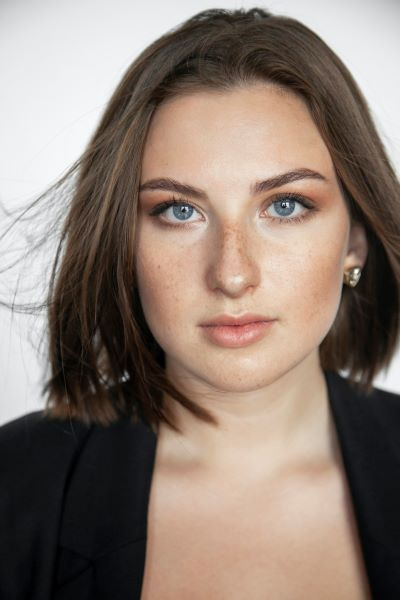
#> input picture 1.jpg, 400 x 600 px, given in place of the camera
$ python test.py
#> lines starting #> are read from the running program, lines starting #| are printed output that depends on the picture; after the words box and inside, x2 and y2 are one past the last pixel; in counts of white or black regions, pixels touching at a corner belong together
import numpy as np
import cv2

#cap = cv2.VideoCapture('C:/Users/user/Downloads/Video/slow_traffic_small.mp4')
cap = cv2.VideoCapture(0)
# take first frame of the video
ret,frame = cap.read()
#> frame is the input picture: shape (600, 400, 3); mean B, G, R 114.7, 125, 140.8

# setup initial location of window
# r,h,c,w - region of image
#           simply hardcoded the values
r,h,c,w = 200,100,300,100
track_window = (c,r,w,h)

# set up the ROI for tracking
roi = frame[r:r+h, c:c+w]
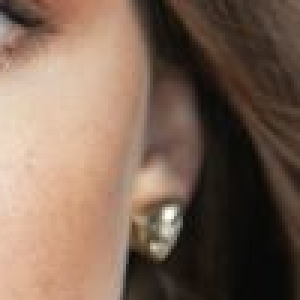
#> roi: shape (100, 100, 3) (shown 3 times larger); mean B, G, R 85.2, 101.1, 124.6
hsv_roi =  cv2.cvtColor(frame, cv2.COLOR_BGR2HSV)
#> hsv_roi: shape (600, 400, 3); mean H, S, V 45.3, 64.5, 142.1
mask = cv2.inRange(hsv_roi, np.array((0., 60.,32.)), np.array((180.,255.,255.)))
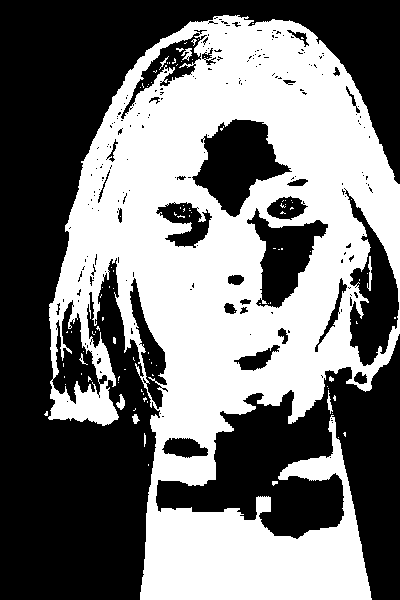
#> mask: shape (600, 400); 46.4% white; 104 white regions (93 under 20 px), largest, box (x1, y1, x2, y2) and area: (48, 15, 400, 600) 110490, (367, 256, 372, 291) 88, (116, 394, 125, 410) 80
roi_hist = cv2.calcHist([hsv_roi],[0],mask,[180],[0,180])
#> roi_hist = 180 values, max 28394 at index 13, min 0 at index 24, mean 618.4
cv2.normalize(roi_hist,roi_hist,0,255,cv2.NORM_MINMAX)

# Setup the termination criteria, either 10 iteration or move by at least 1 pt
term_crit = ( cv2.TERM_CRITERIA_EPS | cv2.TERM_CRITERIA_COUNT, 10, 1 )

while(1):
    ret ,frame = cap.read()

    if ret == True:
        hsv = cv2.cvtColor(frame, cv2.COLOR_BGR2HSV)
        dst = cv2.calcBackProject([hsv],[0],roi_hist,[0,180],1)
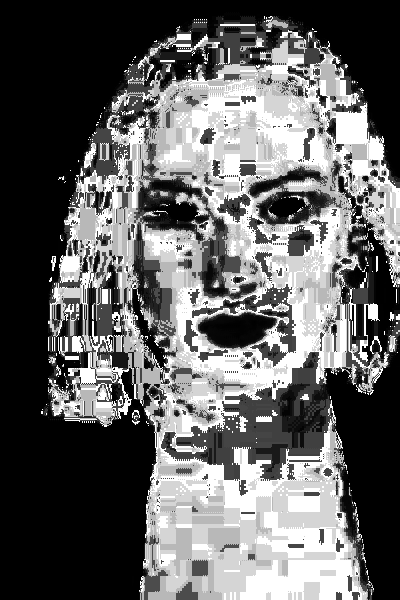
#> dst: shape (600, 400); min 0, max 255, mean 99.3

        # apply meanshift to get the new location
        ret, track_window = cv2.meanShift(dst, track_window, term_crit)
#> ret = 10; track_window = (258, 210, 100, 100)

        # Draw it on image
        x,y,w,h = track_window
#> x = 258; y = 210; w = 100; h = 100
        img2 = cv2.rectangle(frame, (x,y), (x+w,y+h), 255,2)
        cv2.imshow('img2',img2)

        k = cv2.waitKey(60) & 0xff
#> (key Esc is pressed here)
        if k == 27:
            break
        else:
            cv2.imwrite(chr(k)+".jpg",img2)

    else:
        break

cv2.destroyAllWindows()
cap.release()

$ run again, on 11.jpg
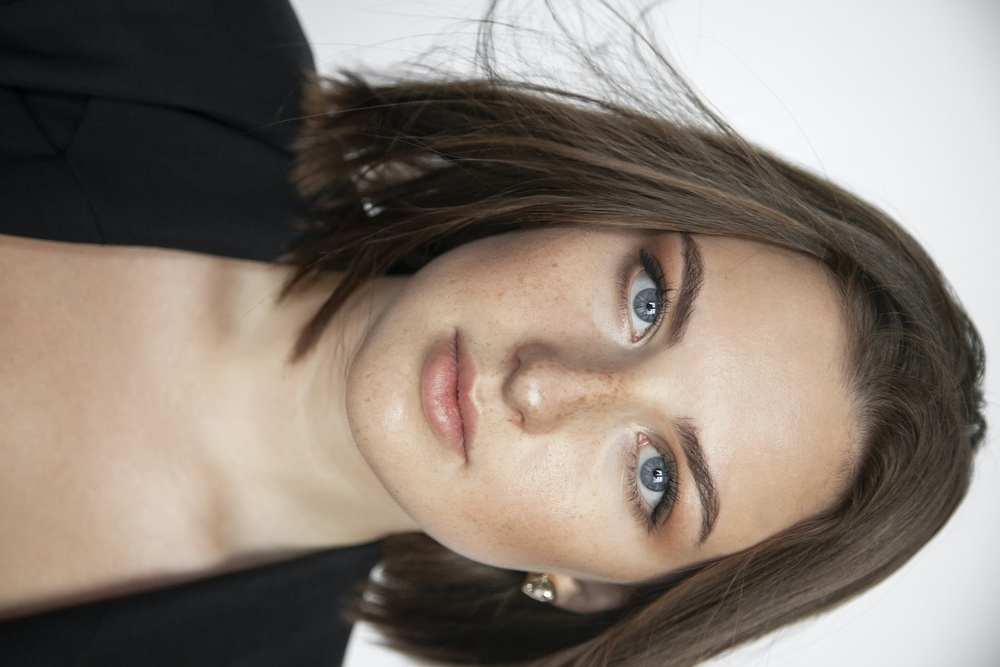
#> input picture 11.jpg, 1000 x 667 px, shrunk from 1500 x 1000 before the run, given in place of the camera
#> frame is the input picture: shape (667, 1000, 3); mean B, G, R 117, 126.7, 138.1
#> hsv_roi: shape (667, 1000, 3); mean H, S, V 46.5, 48, 139.1
#> `mask = cv2.inRange(hsv_roi, np.array((0., 60.,32.)), np.array((180.,25..`:
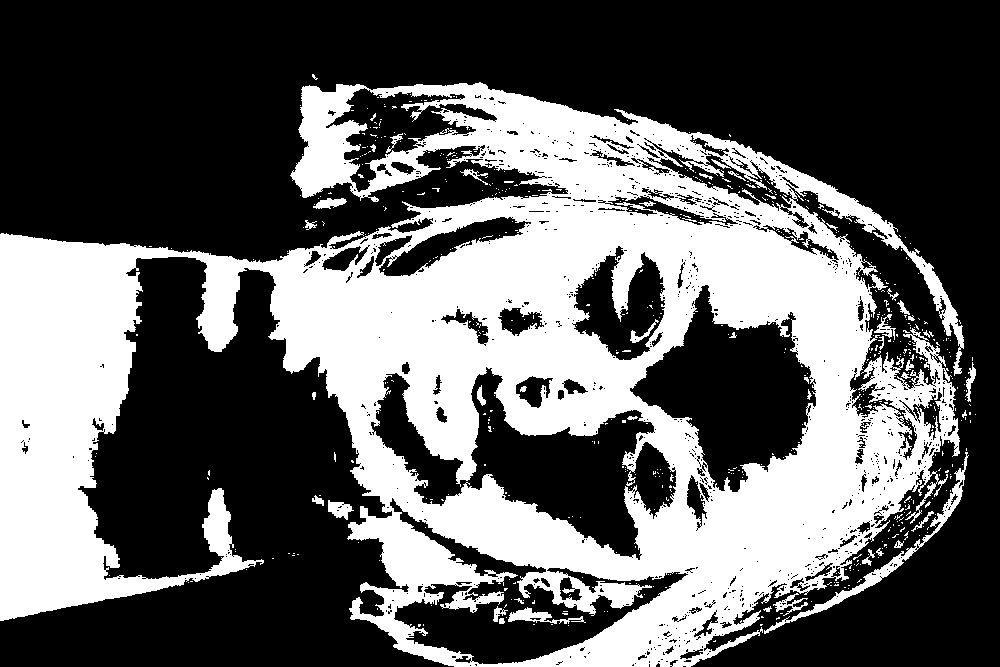
#> mask: shape (667, 1000); 37.9% white; 597 white regions (554 under 20 px), largest, box (x1, y1, x2, y2) and area: (0, 82, 964, 667) 246126, (764, 452, 969, 634) 1885, (508, 607, 586, 624) 495
#> roi_hist = 180 values, max 60358 at index 13, min 0 at index 27, mean 1405.2
#> `dst = cv2.calcBackProject([hsv],[0],roi_hist,[0,180],1)`:
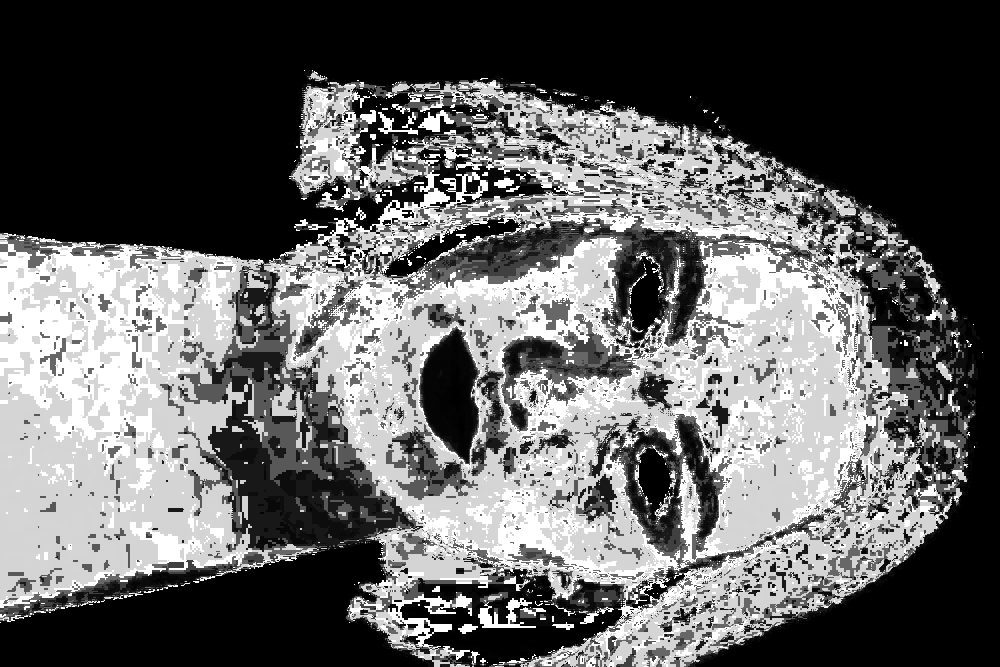
#> dst: shape (667, 1000); min 0, max 255, mean 98.5
#> ret = 10; track_window = (302, 244, 100, 100)
#> x = 302; y = 244; w = 100

$ run again, on 12.jpg
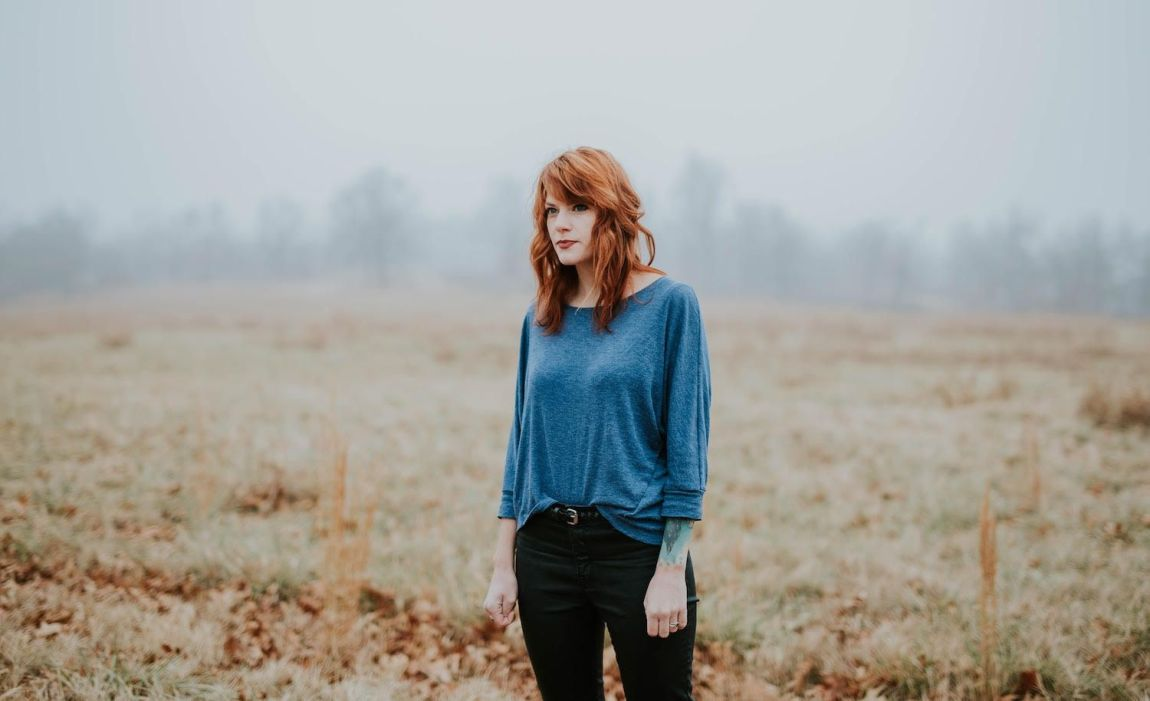
#> input picture 12.jpg, 1150 x 701 px, given in place of the camera
#> frame is the input picture: shape (701, 1150, 3); mean B, G, R 156.3, 162.3, 163.4
#> hsv_roi: shape (701, 1150, 3); mean H, S, V 57.9, 50.7, 174.5
#> `mask = cv2.inRange(hsv_roi, np.array((0., 60.,32.)), np.array((180.,25..`:
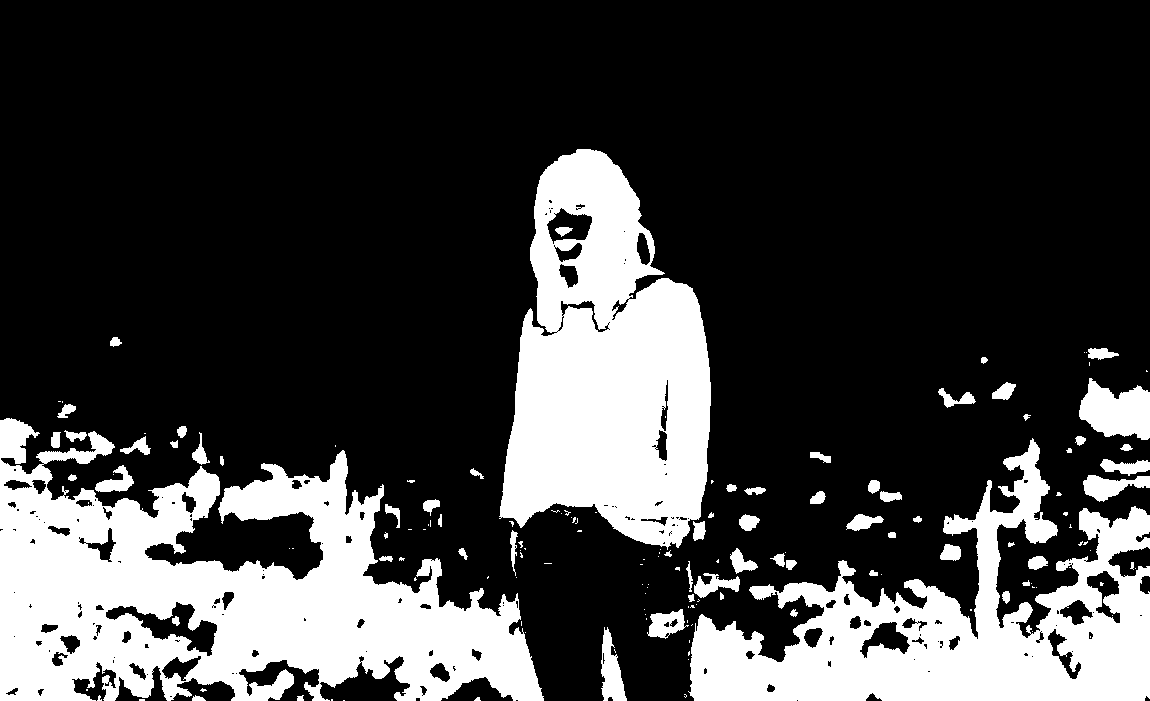
#> mask: shape (701, 1150); 24.9% white; 156 white regions (90 under 20 px), largest, box (x1, y1, x2, y2) and area: (0, 418, 544, 701) 80477, (499, 149, 711, 550) 56059, (688, 438, 1150, 701) 50053
#> roi_hist = 180 values, max 19901 at index 101, min 0 at index 34, mean 1115.2
#> `dst = cv2.calcBackProject([hsv],[0],roi_hist,[0,180],1)`:
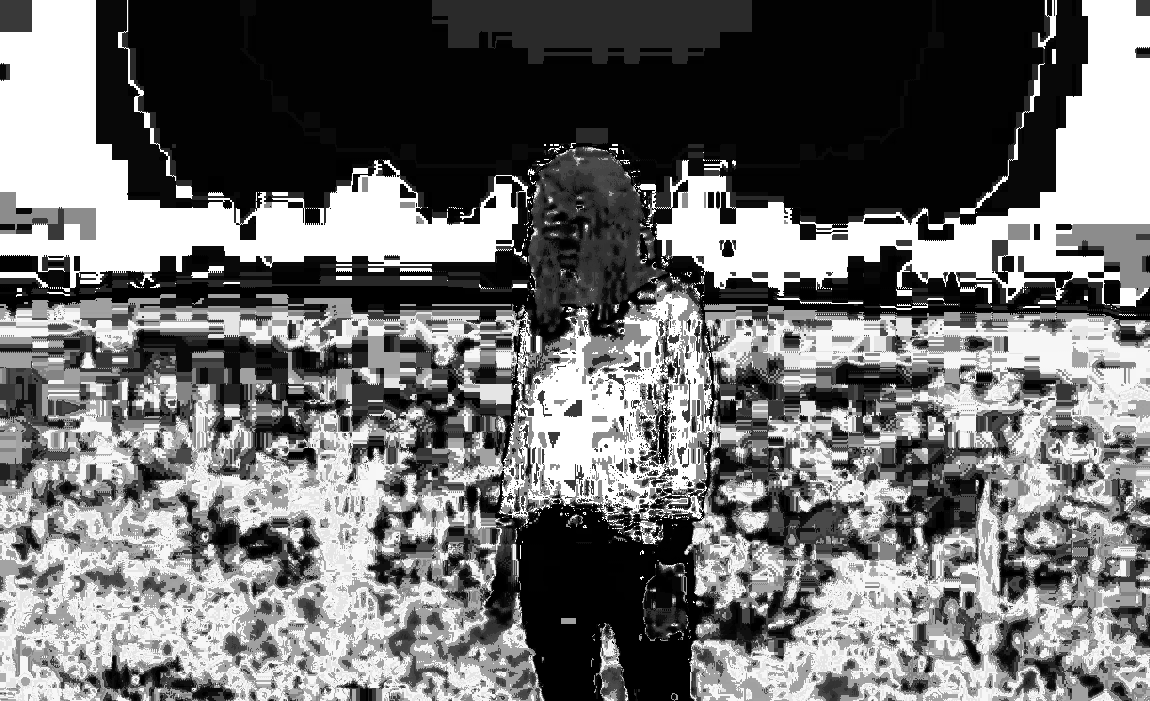
#> dst: shape (701, 1150); min 0, max 255, mean 111.6
#> ret = 8; track_window = (323, 174, 100, 100)
#> x = 323; y = 174; w = 100
